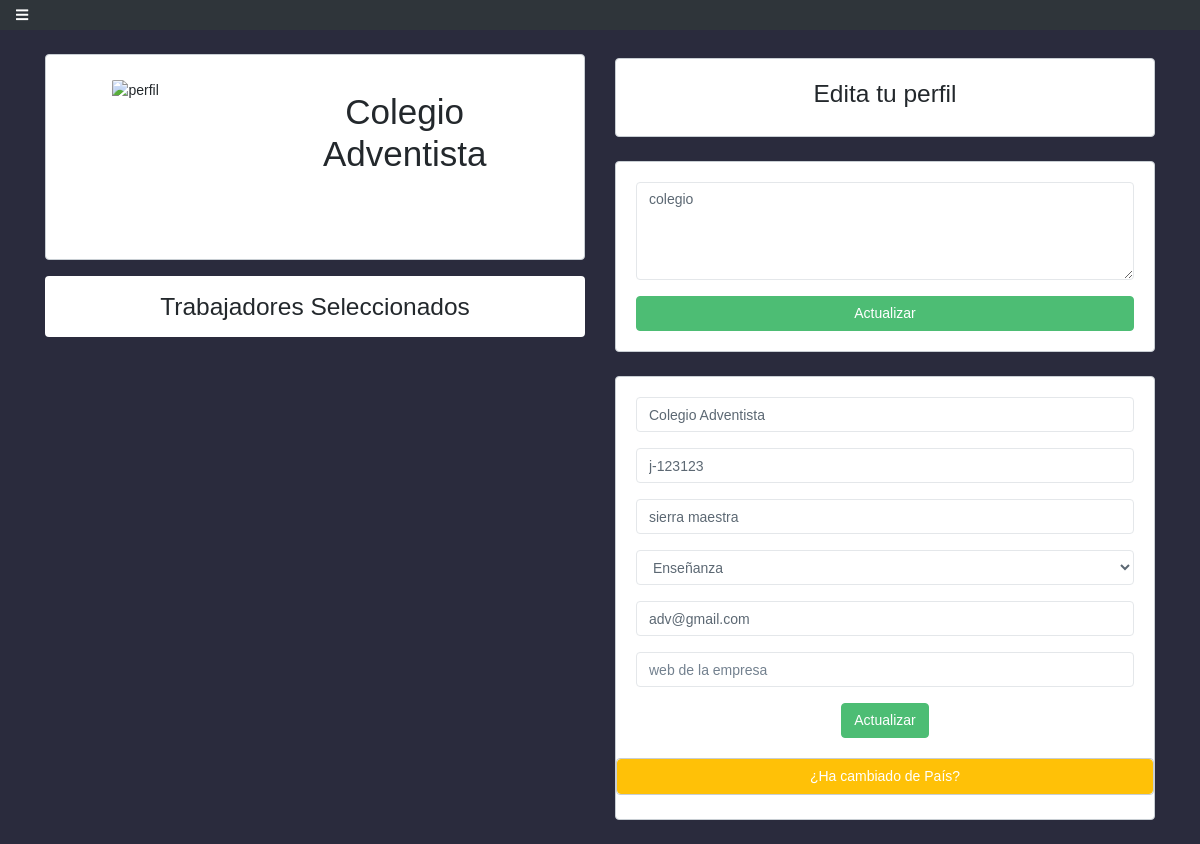
The app's page /perfilEmpresa.php (signed in) with its own data.
### tables this page shows
CREATE TABLE `empresa` (
  `idempresa` int(11) NOT NULL,
  `nombreEmpresa` varchar(45) NOT NULL,
  `descripcionEmpresa` varchar(140) NOT NULL,
  `rif` varchar(45) NOT NULL,
  `direccionEmpresa` varchar(45) NOT NULL,
  `areaEmpresa` varchar(45) NOT NULL,
  `correoEmpresa` varchar(45) NOT NULL,
  `webEmpresa` varchar(45) DEFAULT NULL,
  `contrasenaEmpresa` varchar(45) NOT NULL,
  `imagenEmpresa` varchar(1000) NOT NULL DEFAULT './img-empresa/perfil-predeterminado.png',
  `preguntaSeguridad` char(150) DEFAULT NULL,
  `respuestaSeguridad` char(150) DEFAULT NULL,
  `idpais` int(11) DEFAULT NULL,
  `idestado` int(11) DEFAULT NULL
);

### perfilEmpresa.php (the view, shortened to what this page needs)
<?php include("includes/headerEmpresa.php") ?>
<?php
include("includes/conexion.php");
$idempresa = $_SESSION['idempresa'];
$query = "SELECT nombreEmpresa FROM empresa where idempresa='$idempresa'";
$resultado = mysqli_query($conexion, $query);
$nombreEmpresa = mysqli_fetch_array($resultado)[0];
?>
<div class="container mt-4">
    <div class="row text-center">
        <div class="col-md-6">
            <div class="card mb-3" style="max-width: 540px;">
                <div class="row no-gutters">
                    <div class="col-md-4">
                        <div class="contenedor-foto-perfil my-4" data-toggle="modal" data-target="#subirFoto">
                            <img src="" alt="perfil" class="responsive bg-white" id="fotoPerfil" style="border-radius: 5%">
                        </div>
                    </div>
                    <div class="col-md-8">
                        <div class="card-body">
                            <div class="card-title">
                            <h1 class="p-3 mb-5 bg-white text-break" id="nomG"><?php echo $nombreEmpresa; ?></h1> </div>
                        </div>
                    </div>
                </div>
            </div>
        <h3 class="bg-white p-3 rounded">Trabajadores Seleccionados</h3>
        <div style="max-height: 23rem; overflow: auto;" >
        </div>
        </div>
        <div class="col-md-6">
        <div class="card card-body mt-1">
            <h3>Edita tu perfil</h3>
        </div>
        <div>
                <?php include("includes/mostrarDescripcionEmpresa.php") ?>
            </div>
        <div class="card mt-2">
                <div class="card-body">
                    <?php include("includes/datosEmpresa.php") ?>
                </div>
                <div class="card text-white">
                <button class="btn btn-warning text-white" data-toggle="modal" data-target="#localizacionModal" id="localizacionM">¿Ha cambiado de País?</button>
            </div>
            </div>
        </div>
    </div>
</div>
<?php include("includes/footer.php") ?>

### includes/mostrarDescripcionEmpresa.php (shortened to what this page needs)
<?php
include("conexion.php");
$idempresa = $_SESSION['idempresa'];
$query = "SELECT descripcionEmpresa FROM empresa where idempresa='$idempresa'";
$resultado = mysqli_query($conexion, $query);
while($row = mysqli_fetch_array($resultado))
{
   echo
   "
  <form  id='formularioDescripcionEmpresa' class='card card-body needs-validation' style='max-width: 540px;' novalidate>
                <div class='form-group text-center'>
    <textarea name='descripcion' id='descripcion' cols='30' rows='4' class='form-control' placeholder='Ingresa una breve descripción' maxlength='140'>".$row['descripcionEmpresa']."</textarea>
                </div>
                <button id='btnDescripcion' class='btn btn-success' type='submit'>Actualizar</button>
    </form>
   ";
}
?>

### includes/datosEmpresa.php (shortened to what this page needs)
<?php
include("conexion.php");
$idempresa = $_SESSION['idempresa'];
$query = "SELECT * FROM empresa where idempresa='$idempresa'";
$resultado = mysqli_query($conexion, $query);
while($row = mysqli_fetch_array($resultado))
{
   echo
   "
   <form id='formularioActualizacion' class='needs-validation' novalidate  >
   <div class='form-group'>
                            <input type='text' id='nombreEmpresa' name='nombreEmpresa' value='".$row['nombreEmpresa']."' class='form-control' required maxlength='50' placeholder='Nombre de la empresa'>
    </div>
    <div class='form-group'>
                            <input type='text' id='rif' name='rif' value='".$row['rif']."' class='form-control' required maxlength='12' placeholder='Rif de la empresa'>
    </div>
    <div class='form-group'>
                            <input type='text' id='direccionEmpresa' name='direccionEmpresa' value='".$row['direccionEmpresa']."' class='form-control' required maxlenth='100' placeholder='Dirección de la empresa'>
    </div>
    <div class='form-group'>
                    <select id='areaEmpresa' name='areaEmpresa' class='form-control' required>
                    <option value='".$row['areaEmpresa']."' >".$row['areaEmpresa']."</option>
                    </select>
                </div>
    <div class='form-group'>
                            <input type='email' id='correoEmpresa' name='correoEmpresa' value='".$row['correoEmpresa']."' class='form-control' required maxlength='45'>
    </div>
    <div class='form-group'>
                            <input type='text' id='webEmpresa' name='webEmpresa' value='".$row['webEmpresa']."' class='form-control' placeholder='web de la empresa'>
    </div>
    <button type='submit' class='btn btn-success' id='btnDatos'>
    Actualizar
    </button>
   </form>
   ";
}
?>

### css/custom.css (style rules this page uses)
* { margin: 0; padding: 0; }
.contenedor-foto-perfil { display: inline-block; text-align: center; position: relative; }

### css/dashboard.css (style rules this page uses)
* { padding: 0; margin: 0; -webkit-box-sizing: border-box; -moz-box-sizing: border-box; box-sizing: border-box; font-family: 'Droid Sans', sans-serif; outline: none; }
body { background-color: #2a2b3d; overflow: hidden; overflow-y: scroll; }

### records on screen
empresa: nombreEmpresa "Colegio Adventista", descripcion "colegio", rif "j-123123", direccionEmpresa "sierra maestra", areaEmpresa "Enseñanza", correoEmpresa "adv@gmail.com"
